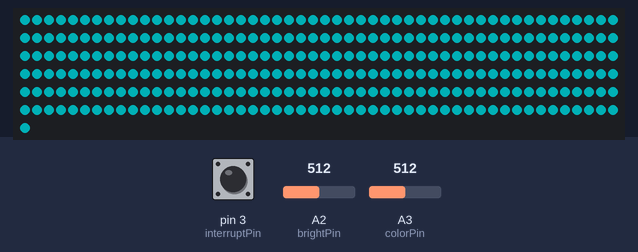
A sketch run on a simulated Arduino Uno, built with avr-gcc and run on an emulated ATmega328P. Parts: 301 RGB LEDs in strip order, left to right, continuing on the next row. The inputs (shaded band) are chosen by the test bench; at power-on: pin 3 (interruptPin) HIGH, A3 (colorPin) = 512, A2 (brightPin) = 512. Dim RGB values are drawn brighter than linear.

Above: at 1.2 s.
1.3 s: pin 3 (interruptPin) pulled LOW for 0.15 s
2.0 s: A3 (colorPin) set to 716
4.1 s: pin 3 (interruptPin) pulled LOW for 0.15 s
At 4.44 s:
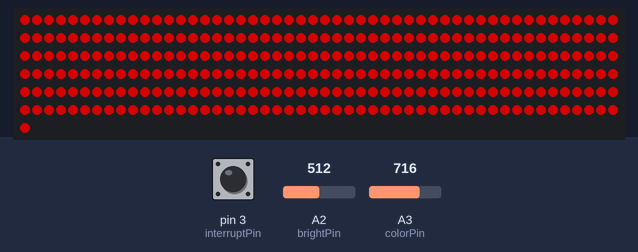
4.8 s: A2 (brightPin) set to 75
At 5.85 s:
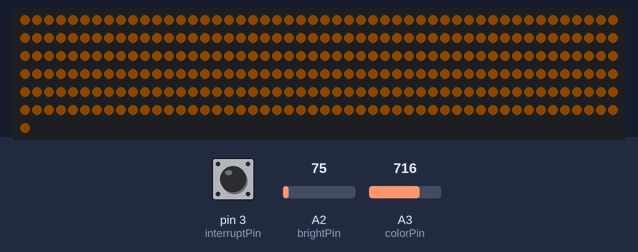
7.8 s: pin 3 (interruptPin) pulled LOW for 1 s
At 8.99 s:
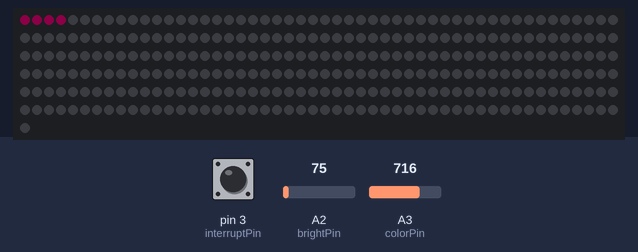
9.4 s: pin 3 (interruptPin) pulled LOW for 3.2 s
At 14.0 s:
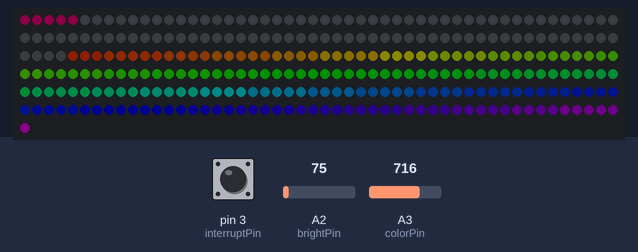

The sketch:

klubbvaggen_2.ino
```cpp
#include <Adafruit_NeoPixel.h>

#define PIN      6
#define N_LEDS 301

Adafruit_NeoPixel strip = Adafruit_NeoPixel(N_LEDS, PIN, NEO_GRB + NEO_KHZ800);

int wait = 10;
int mode = 1;
uint32_t coloor = strip.Color(255, 0, 0);
int val = 0;
int currentLed = 0;
int brightPin = 2;
int colorPin = 3;
int color_value = 0;
const int  interruptPin = 3;
const int mode_max = 5;
bool modeHelper = false;
int colorval = 0;


void setup() {
  pinMode(interruptPin, INPUT_PULLUP);
  attachInterrupt(digitalPinToInterrupt(interruptPin), increase, RISING);
  strip.begin();
}

void loop() {
  val = analogRead(brightPin);
  strip.setBrightness(val/4);
  color_value = analogRead(colorPin);
  coloor = Wheel(color_value/4);
  switch (mode){
      case 1:
      //Permanent color
        for (int i=0; i<strip.numPixels(); i++) {
          strip.setPixelColor(i, coloor);
        }
        strip.show();
        break;
      case 2:
      //Stroboscope
        for (int i=0; i<strip.numPixels(); i++) {
          strip.setPixelColor(i, coloor);
        }
        strip.show();
        delay(20);
      for (int i=0; i<strip.numPixels(); i++) {
          strip.setPixelColor(i, strip.Color(0, 0, 0));
        }
        strip.show();
        delay(val/4);
      break;
      case 3:
        //Colorflow
        if(colorval == 255){
          colorval == 0;
        }else{
          colorval++;
        }
        for (int i=0; i<strip.numPixels(); i++) {
          strip.setPixelColor(i, Wheel(colorval));
        }
        strip.show();
        delay(val/4);
        break;
    case 4:
      //rainbow-flow
      if (currentLed >= strip.numPixels())
        currentLed = strip.numPixels() - 255;
      for (int i=0; i<strip.numPixels(); i++) {
        int input_led = i+currentLed;
        if (input_led >255 ){
          input_led = input_led - 255;
        }
        strip.setPixelColor(i, Wheel(input_led));
      }
      strip.show();
      currentLed++;
      break;
    case 5:
      for (int i=0; i<strip.numPixels(); i++) {
        strip.setPixelColor(i, Wheel(i));
        strip.show();
      }
      delay(2000);
      break;
    }
}

static void chase(uint32_t c) {
  for(uint16_t i=0; i<strip.numPixels()+10; i++) {
      strip.setPixelColor(i  , c); // Draw new pixel
      strip.setPixelColor(i-10, 0); // Erase pixel a few steps back
      strip.show();
      delay(10);
  }
}

uint32_t Wheel(byte WheelPos) {
  WheelPos = 255 - WheelPos;
  if(WheelPos < 85) {
   return strip.Color(255 - WheelPos * 3, 0, WheelPos * 3);
  } else if(WheelPos < 170) {
    WheelPos -= 85;
   return strip.Color(0, WheelPos * 3, 255 - WheelPos * 3);
  } else {
   WheelPos -= 170;
   return strip.Color(WheelPos * 3, 255 - WheelPos * 3, 0);
  }
}

void increase(){
  noInterrupts();
  if (mode > mode_max){
    mode = 1;
  }else{
    mode++;
  }
  for (int i=0; i<strip.numPixels(); i++) {
     strip.setPixelColor(i, Wheel(coloor));
     if (i >= mode){
        strip.setPixelColor(i, strip.Color(0, 0, 0));
     }
  }
  strip.show();
  delay(1000);
  interrupts();
}
```

Measured:
- after the input at 4.1 s, the LEDs: first differ from a run without the input after 0.17 s (image 1 shows a later state)
- after the input at 7.8 s, the LEDs: first differ from a run without the input after 1.0 s (image 3)
- after the input at 9.4 s, the LEDs: first differ from a run without the input after 3.3 s (image 4)
